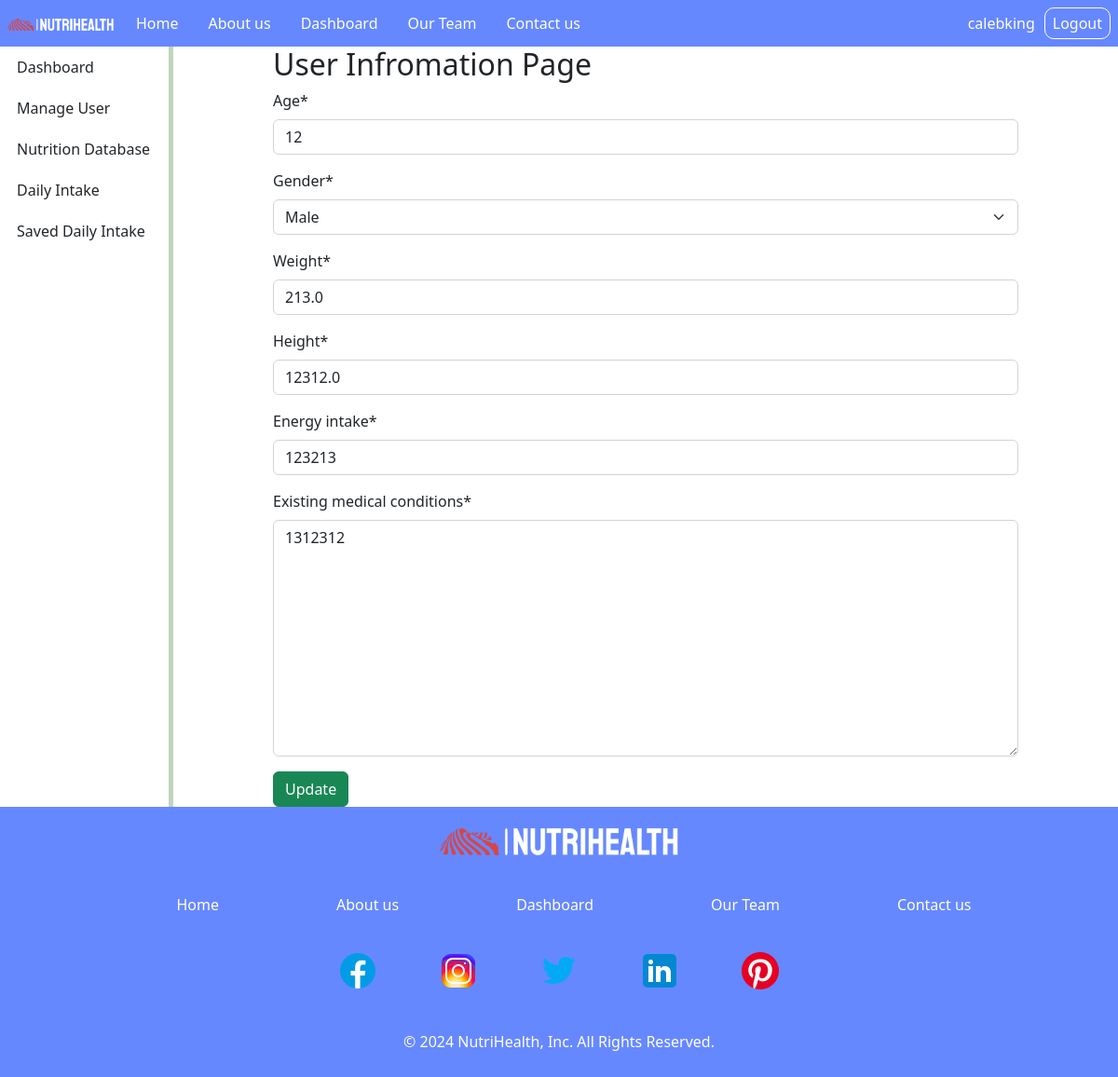
Page /user-information/5/ (signed in) on the committed database.
### NutritionApp/models.py (models this page shows)
class UserInformation(models.Model):
    author = models.ForeignKey(User, on_delete=models.CASCADE)
    age = models.IntegerField()
    GENDER_CHOICES = (
        ('M', 'Male'),
        ('F', 'Female'),
        ('O', 'Other'),
    )
    gender = models.CharField(max_length=1, choices=GENDER_CHOICES)
    weight = models.FloatField()
    height = models.FloatField()
    energy_intake = models.IntegerField()
    existing_medical_conditions = models.TextField()

### NutritionApp/views.py (the view)
# urls.py: path('user-information/<int:user_id>/', views.user_information, name='user_information'),
@login_required(login_url="/login")
def user_information(request, user_id):
    if request.user.id == user_id:
        try:
            user_info = UserInformation.objects.get(author_id=user_id)
        except UserInformation.DoesNotExist:
            user_info = None
        if request.method == 'POST':
            if user_info:
                form = UserInformationForm(request.POST, instance=user_info)
            else:
                form = UserInformationForm(request.POST)
            if form.is_valid():
                item = form.save(commit=False)
                item.author_id = request.user.id
                item.save()
                return redirect('/')
        else:
            if user_info:
                form = UserInformationForm(instance=user_info)
            else:
                form = UserInformationForm()
        return render(request, 'user-info/user-information.html', {"user_info": user_info, "form": form})
    else:
        return render(request, 'user-info/user-denied.html')

### NutritionApp/forms.py
class UserInformationForm(forms.ModelForm):
    class Meta:
        model = UserInformation
        fields = ["age", "gender", "weight", "height", "energy_intake", "existing_medical_conditions"]

### NutritionApp/templates/user-info/user-information.html (shortened to what this page needs)
{% extends 'main/base.html' %}
{% load crispy_forms_tags %}
{% load crispy_forms_tags %} {% block content %}
<div class="dasboard-container">
    <div class="side-nav">
        <a class="nav-link side-link" href="{% url 'dashboard' %}">Dashboard</a>
        <a class="nav-link side-link" href="/user-information/{{ user.id }}/">Manage User</a>
        <a class="nav-link side-link" href="{% url 'nutrition_database' %}">Nutrition Database</a>
        <a class="nav-link side-link" href="{% url 'daily_intake' %}">Daily Intake</a>
        <a class="nav-link side-link" href="/user-information/{{ user.id }}/">Saved Daily Intake</a>
    </div>
    <div class="dashboard-main-container">
        <div class="main-container">
            <h2> User Infromation Page </h2>
            <form method="POST">
                {{ form.age|as_crispy_field }}
                {{ form.gender|as_crispy_field }}
                {{ form.weight|as_crispy_field }}
                {{ form.height|as_crispy_field }}
                {{ form.energy_intake|as_crispy_field }}
                {{ form.existing_medical_conditions|as_crispy_field }}
                {% if user_info %}
                    <button class="btn btn-success" type="submit" name="save">Update</button>
                {% else %}
                    <button class="btn btn-success" type="submit" name="save">Add User Information</button>
                {% endif %}
            </form>
        </div>
    </div>
</div>
{% endblock %}

### NutritionApp/templates/main/base.html (shortened to what this page needs)
{% load static %}
<!DOCTYPE html>
<html lang="en">
<head>
    <link rel="stylesheet" , href="{% static 'css/style.css' %}">
    <link rel="stylesheet" , href="{% static 'css/bootstrap.css' %}">
    <link rel="stylesheet" href="https://cdnjs.cloudflare.com/ajax/libs/font-awesome/4.7.0/css/font-awesome.min.css">
    <link rel="stylesheet" href="https://cdnjs.cloudflare.com/ajax/libs/font-awesome/4.7.0/css/font-awesome.min.css">
</head>
<body>
<nav class="header-nav">
    <ul>
        <div class="nav-logo"> <a class="nav-link" href="{% url 'home' %}"><img src="/media/logo/nutrihealth-logo.png" alt="logo"></a> </div>
        <li><a class="nav-link" href="{% url 'home' %}">Home</a></li>
        <li><a class="nav-link" href="{% url 'about' %}">About us</a></li>
        <li>
            {% if user.is_authenticated %}
                <a class="nav-link" href="{% url 'dashboard' %}">Dashboard</a>
            {% else %}
                <a class="nav-link" href="{% url 'login' %}">Dashboard</a>
            {% endif %}
        </li>
        <li><a class="nav-link" href="{% url 'team' %}">Our Team</a></li>
        <li><a class="nav-link" href="/contact-us">Contact us</a></li>
    </ul>
    <div class="registration">
        <ul>
        {% if user.is_authenticated %}
            <li>
                <li class="username-txt">{{user.username}}</li>
                <form action="{% url 'logout' %}" method="post">
                <button class="btn-sign-out" type="submit">Logout</button>
                </form>
            </li>
        {% else%}
            <li><a class="nav-link" href="{% url 'login' %}">Login</a></li>
            <li><a class="nav-link sign-up" href="/register">Sign Up</a></li>
        {% endif %}
        </ul>
    </div>
</nav>
    {% block content %}
    {% endblock %}
<footer>
    <div class="footer-logo-container">
        <a class="nav-link" href="{% url 'home' %}"><img src="/media/logo/nutrihealth-logo.png" alt="logo"></a>
    </div>
    <div class="footer-nav-container">
        <nav class="footer-nav">
            <ul>
                <li><a class="footer-link" href="{% url 'home' %}">Home</a></li>
                <li><a class="footer-link" href="{% url 'about' %}">About us</a></li>
                <li><a class="footer-link" href="{% url 'login' %}">Dashboard</a></li>
                <li><a class="footer-link" href="{% url 'team' %}">Our Team</a></li>
                <li><a class="footer-link" href="/contact-us">Contact us</a></li>
            </ul>
        </nav>
    </div>
    <div class="footer-social-container">
        <div class="social-item">
            <a href="{% url 'home' %}">
                <img src="/media/social/facebook.png" alt="Facebook">
            </a>
        </div>
        <div class="social-item">
            <a href="{% url 'home' %}">
                <img src="/media/social/instagram.png" alt="Instagram">
            </a>
        </div>
        <div class="social-item">
            <a href="{% url 'home' %}">
                <img src="/media/social/twitter.png" alt="Twitter">
            </a>
        </div>
        <div class="social-item">
            <a href="{% url 'home' %}">
                <img src="/media/social/linkedin.png" alt="linkedin">
            </a>
        </div>
        <div class="social-item">
            <a href="{% url 'home' %}">
                <img src="/media/social/pinterest.png" alt="Pinterest">
            </a>
        </div>
    </div>
   <p>© 2024 NutriHealth, Inc. All Rights Reserved.</p>
</footer>
</body>
</html>

### NutritionApp/static/css/style.css (style rules this page uses)
* { margin: 0px; padding: 0px; }
.main-container { width: 800px; margin: 0px auto 0px auto; }
.header-nav ul { list-style-type: none; margin: 0; padding: 0; overflow: hidden; display: flex; align-items: center; }
ul { list-style-type: none; margin: 0; padding: 0; overflow: hidden; }
li { float: left; }
li a { display: block !important; color: white !important; text-align: center !important; padding: 4px 8px !important; text-decoration: none !important; }
.nav-link { margin: 0px 8px; }
.nav-logo { width: 130px; }
.nav-logo img { width: 100%; height: 100%; }
.header-nav { height: 50px; display: flex; align-items: center; background-color: #68f; justify-content: space-between; }
.registration { float: right; display: flex; align-items: center; }
.username-txt { color: #fff; padding-right: 10px; }
.btn-sign-out { color: #fff !important; background: none; border: 1px solid #fff; border-radius: 10px; padding: 4px 8px; margin-right: 8px; }
footer { display: flex !important; flex-direction: column; justify-content: center; align-items: center; background-color: #68f; padding: 10px; color: #fff; }
.footer-logo-container { width: 272px; height: 54px; margin-bottom: 25px; display: flex; align-items: center; justify-content: center; }
.footer-logo-container img { width: 100%; height: 100%; }
.footer-nav-container { margin-bottom: 5px; }
.footer-link { margin: 0px 55px; transition: none; }
.footer-social-container { display: flex; gap: 40px; margin-bottom: 30px; }
.social-item { padding: 10px; }
.dasboard-container { display: grid; grid-template-columns: 0.7fr 5fr; }
.side-nav { border-right: 5px solid #5e8f4f61; }
.side-link { padding: 10px !important; width: 165px; }

### rows in the picture
UserInformation: age "12", gender "Male", weight "213.0", height "12312.0", energy_intake "123213", existing_medical_conditions "1312312"

### other values in the picture
{{ user.username }} "calebking"
